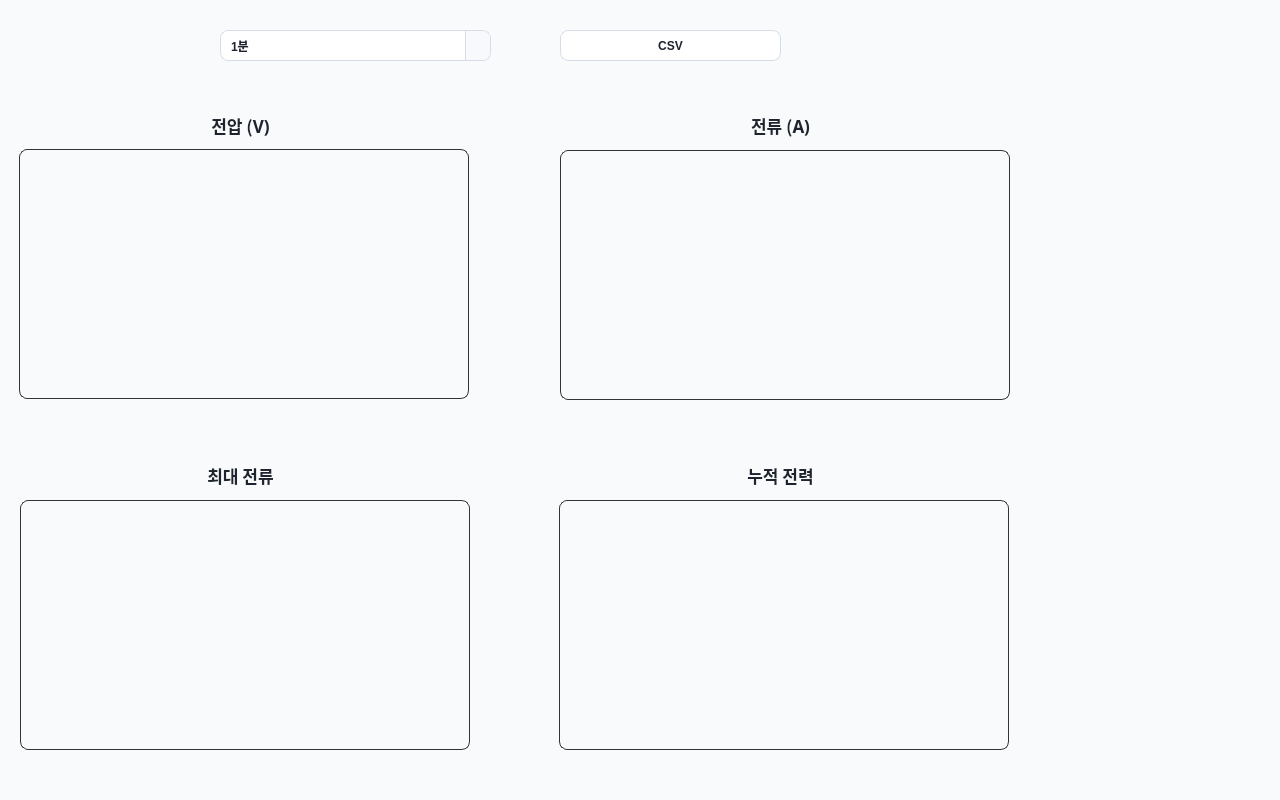
<?xml version="1.0" encoding="UTF-8"?>
<ui version="4.0">
 <class>Form</class>
 <widget class="QWidget" name="Form">
  <property name="geometry">
   <rect>
    <x>0</x>
    <y>0</y>
    <width>1280</width>
    <height>800</height>
   </rect>
  </property>
  <property name="windowTitle">
   <string>신재생에너지 관제 GUI</string>
  </property>
  <property name="styleSheet">
   <string notr="true">background-color : #F9FAFB;
   color: #1d232f;
   border-radius: 8px;
   font-family: &quot;Noto Sans KR&quot;;
   font-weight: 700;       
 </string>
  </property>
  <widget class="QWidget" name="centralwidget" native="true">
   <property name="geometry">
    <rect>
     <x>0</x>
     <y>70</y>
     <width>1011</width>
     <height>701</height>
    </rect>
   </property>
   <widget class="QWidget" name="SolarMonitor" native="true">
    <property name="geometry">
     <rect>
      <x>-30</x>
      <y>-20</y>
      <width>1071</width>
      <height>711</height>
     </rect>
    </property>
    <property name="minimumSize">
     <size>
      <width>0</width>
      <height>0</height>
     </size>
    </property>
    <property name="styleSheet">
     <string notr="true"/>
    </property>
    <widget class="QWidget" name="widget_5" native="true">
     <property name="geometry">
      <rect>
       <x>570</x>
       <y>50</y>
       <width>481</width>
       <height>311</height>
      </rect>
     </property>
     <widget class="PlotWidget" name="frame_3">
      <property name="geometry">
       <rect>
        <x>20</x>
        <y>50</y>
        <width>450</width>
        <height>250</height>
       </rect>
      </property>
      <property name="styleSheet">
       <string notr="true">border: 1px solid#333333;</string>
      </property>
      <property name="frameShape">
       <enum>QFrame::StyledPanel</enum>
      </property>
      <property name="frameShadow">
       <enum>QFrame::Raised</enum>
      </property>
     </widget>
     <widget class="QLabel" name="label_4">
      <property name="geometry">
       <rect>
        <x>200</x>
        <y>10</y>
        <width>81</width>
        <height>31</height>
       </rect>
      </property>
      <property name="font">
       <font>
        <family>Noto Sans KR</family>
        <pointsize>13</pointsize>
        <weight>87</weight>
        <bold>true</bold>
       </font>
      </property>
      <property name="text">
       <string>전류 (A)</string>
      </property>
      <property name="alignment">
       <set>Qt::AlignCenter</set>
      </property>
     </widget>
    </widget>
    <widget class="QWidget" name="widget_6" native="true">
     <property name="geometry">
      <rect>
       <x>30</x>
       <y>50</y>
       <width>491</width>
       <height>311</height>
      </rect>
     </property>
     <widget class="PlotWidget" name="frame">
      <property name="geometry">
       <rect>
        <x>19</x>
        <y>49</y>
        <width>450</width>
        <height>250</height>
       </rect>
      </property>
      <property name="styleSheet">
       <string notr="true">border: 1px solid#333333;</string>
      </property>
      <property name="frameShape">
       <enum>QFrame::StyledPanel</enum>
      </property>
      <property name="frameShadow">
       <enum>QFrame::Raised</enum>
      </property>
     </widget>
     <widget class="QLabel" name="label_2">
      <property name="geometry">
       <rect>
        <x>200</x>
        <y>10</y>
        <width>81</width>
        <height>31</height>
       </rect>
      </property>
      <property name="font">
       <font>
        <family>Noto Sans KR</family>
        <pointsize>13</pointsize>
        <weight>87</weight>
        <bold>true</bold>
       </font>
      </property>
      <property name="layoutDirection">
       <enum>Qt::RightToLeft</enum>
      </property>
      <property name="text">
       <string>전압 (V)</string>
      </property>
      <property name="alignment">
       <set>Qt::AlignCenter</set>
      </property>
     </widget>
    </widget>
    <widget class="QWidget" name="widget_7" native="true">
     <property name="geometry">
      <rect>
       <x>30</x>
       <y>400</y>
       <width>491</width>
       <height>301</height>
      </rect>
     </property>
     <widget class="PlotWidget" name="frame_2">
      <property name="geometry">
       <rect>
        <x>20</x>
        <y>50</y>
        <width>450</width>
        <height>250</height>
       </rect>
      </property>
      <property name="styleSheet">
       <string notr="true">border: 1px solid#333333;</string>
      </property>
      <property name="frameShape">
       <enum>QFrame::StyledPanel</enum>
      </property>
      <property name="frameShadow">
       <enum>QFrame::Raised</enum>
      </property>
     </widget>
     <widget class="QLabel" name="label_3">
      <property name="geometry">
       <rect>
        <x>190</x>
        <y>10</y>
        <width>101</width>
        <height>31</height>
       </rect>
      </property>
      <property name="font">
       <font>
        <family>Noto Sans KR</family>
        <pointsize>13</pointsize>
        <weight>87</weight>
        <bold>true</bold>
       </font>
      </property>
      <property name="layoutDirection">
       <enum>Qt::LeftToRight</enum>
      </property>
      <property name="text">
       <string>최대 전류</string>
      </property>
      <property name="alignment">
       <set>Qt::AlignCenter</set>
      </property>
     </widget>
    </widget>
    <widget class="QWidget" name="widget_8" native="true">
     <property name="geometry">
      <rect>
       <x>570</x>
       <y>400</y>
       <width>481</width>
       <height>301</height>
      </rect>
     </property>
     <widget class="PlotWidget" name="frame_4">
      <property name="geometry">
       <rect>
        <x>19</x>
        <y>50</y>
        <width>450</width>
        <height>250</height>
       </rect>
      </property>
      <property name="styleSheet">
       <string notr="true">border: 1px solid#333333;</string>
      </property>
      <property name="frameShape">
       <enum>QFrame::StyledPanel</enum>
      </property>
      <property name="frameShadow">
       <enum>QFrame::Raised</enum>
      </property>
     </widget>
     <widget class="QLabel" name="label_5">
      <property name="geometry">
       <rect>
        <x>190</x>
        <y>10</y>
        <width>101</width>
        <height>31</height>
       </rect>
      </property>
      <property name="font">
       <font>
        <family>Noto Sans KR</family>
        <pointsize>13</pointsize>
        <weight>87</weight>
        <bold>true</bold>
       </font>
      </property>
      <property name="text">
       <string>누적 전력</string>
      </property>
      <property name="alignment">
       <set>Qt::AlignCenter</set>
      </property>
     </widget>
    </widget>
   </widget>
  </widget>
  <widget class="QComboBox" name="comboBox_interval">
   <property name="geometry">
    <rect>
     <x>220</x>
     <y>30</y>
     <width>271</width>
     <height>31</height>
    </rect>
   </property>
   <property name="styleSheet">
    <string notr="true">QComboBox {
    background: #ffffff;
    color: #1d232f;
    border: 1px solid #d7dde8;
    border-radius: 8px;
    padding: 6px 30px 6px 10px;
   font-family: &quot;Noto Sans KR&quot;;
   font-weight: 700;       
}
QComboBox:hover {
    border-color: #bfc8d8;
}
QComboBox:focus {
    border: 1px solid #4b8cff;
}
QComboBox::drop-down {
    subcontrol-origin: padding;
    subcontrol-position: top right;
    width: 24px;
    border-left: 1px solid #d7dde8;
    border-top-right-radius: 8px;
    border-bottom-right-radius: 8px;
    background: #f7f9fc;
}
</string>
   </property>
   <item>
    <property name="text">
     <string>1분</string>
    </property>
   </item>
   <item>
    <property name="text">
     <string>10분</string>
    </property>
   </item>
   <item>
    <property name="text">
     <string>1시간</string>
    </property>
   </item>
   <item>
    <property name="text">
     <string>24시간</string>
    </property>
   </item>
  </widget>
  <widget class="QPushButton" name="btn_show_csv">
   <property name="geometry">
    <rect>
     <x>560</x>
     <y>30</y>
     <width>221</width>
     <height>31</height>
    </rect>
   </property>
   <property name="styleSheet">
    <string notr="true"> background: #ffffff;
    color: #1d232f;
    border: 1px solid #d7dde8;
    border-radius: 8px;</string>
   </property>
   <property name="text">
    <string>CSV</string>
   </property>
  </widget>
 </widget>
 <customwidgets>
  <customwidget>
   <class>PlotWidget</class>
   <extends>QFrame</extends>
   <header>pyqtgraph</header>
   <container>1</container>
  </customwidget>
 </customwidgets>
 <resources/>
 <connections/>
</ui>
